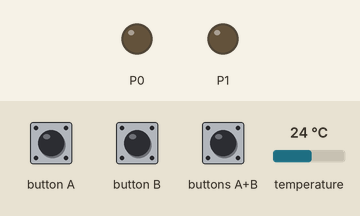
Bench run of a program on a simulated BBC micro:bit (MakeCode). On the bench: output pins drawn as LEDs (lit = HIGH). The inputs (shaded band) are chosen by the test bench; at power-on: temperature 24 °C.

Above: at 1.2 s.
1.3 s: buttons A+B pressed for 0.15 s
At 2.4 s:
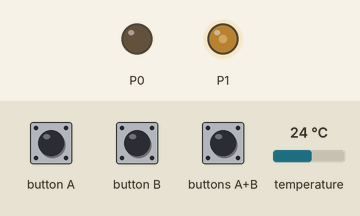
2.9 s: temperature set to 25.4 °C
At 3.6 s:
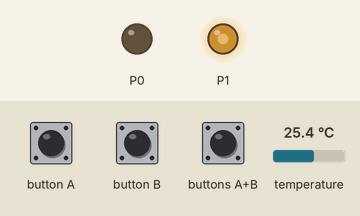
4.4 s: temperature set to 26.5 °C
At 5.6 s:
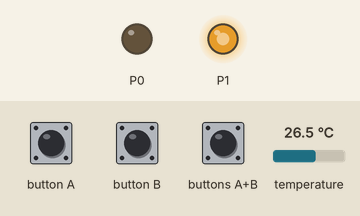
5.9 s: temperature set to 12 °C
At 6.4 s:
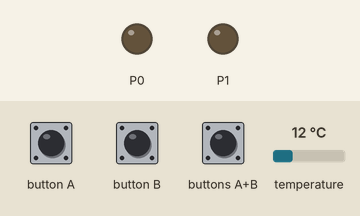
7.4 s: temperature set to 23.3 °C
8.9 s: temperature set to 24.7 °C
At 9.3 s:
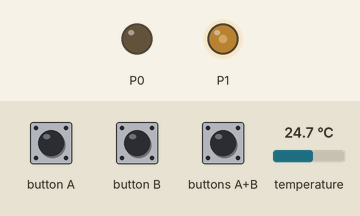
Timing chart, 0 to 11.4 s (numbered marks = the images above; inputs shaded):
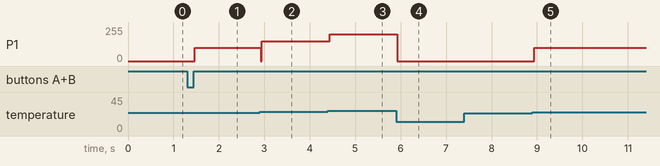

The program:

main.ts
```typescript
input.onButtonPressed(Button.AB, function () {
    if (開關 == 1) {
        開關 = 0
    } else {
        開關 = 1
    }
})
let 開關 = 0
pins.analogWritePin(AnalogPin.P0, 0)
pins.analogWritePin(AnalogPin.P1, 0)
開關 = 0
let 段 = 0
let 轉速 = 0
basic.forever(function () {
    if (input.temperature() >= 27) {
        段 = 5
    } else if (input.temperature() >= 26 && input.temperature() < 27) {
        段 = 4
    } else if (input.temperature() >= 25 && input.temperature() < 26) {
        段 = 3
    } else if (input.temperature() >= 24 && input.temperature() < 25) {
        段 = 2
    } else {
        段 = 0
    }
})
basic.forever(function () {
    if (開關 == 1) {
        pins.analogWritePin(AnalogPin.P1, 轉速)
    } else {
        pins.analogWritePin(AnalogPin.P1, 0)
    }
})
basic.forever(function () {
    轉速 = 段 * 200
})
```

test.ts
```typescript
// 在這裡測試；當此封包作為擴充功能時，將不會編譯此內容。
```

Measured:
- the behaviour switches between 24.9 and 25 °C on temperature (found by bisection; images 1 and 2)
- the behaviour switches between 25.9 and 26 °C on temperature (found by bisection; images 2 and 3)
- the behaviour switches between 23.9 and 24 °C on temperature (found by bisection; images 4 and 5)
- after the input at 1.3 s, P1: 0/255 → 100/255 after 0.17 s
- after the input at 2.9 s, P1: 100/255 → 150/255 at once
- after the input at 4.4 s, P1: 150/255 → 199/255 at once
- after the input at 5.9 s, P1: 199/255 → 0/255 at once
- after the input at 7.4 s, every drawn part: stays the same
- after the input at 8.9 s, P1: 0/255 → 100/255 at once
